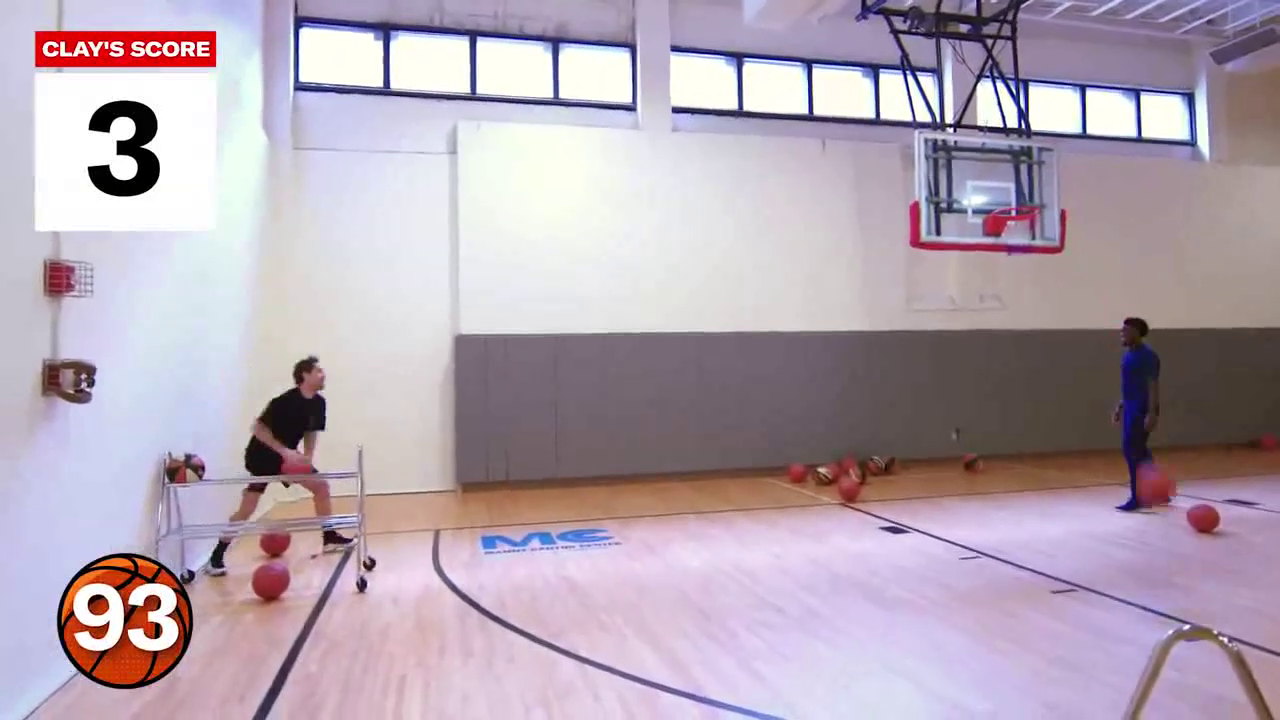
#> input picture frame 23 of shot4.mp4, 1280 x 720 px
$ python ball.py
#> lines starting #> are read from the running program, lines starting #| are printed output that depends on the picture; after the words box and inside, x2 and y2 are one past the last pixel; in counts of white or black regions, pixels touching at a corner belong together
# -*- coding: utf-8 -*-
"""
Created on Sun Jun  6 19:49:38 2021

@author: Julian
"""
import cv2
import numpy as np
import pyttsx3
import matplotlib.pyplot as plt

engine = pyttsx3.init()

# Create a VideoCapture object and read from input file
# If the input is the camera, pass 0 instead of the video file name
cap = cv2.VideoCapture('shot4.mp4')
# tracker = tr.EuclideanDistTracker()
# Read until video is completed
trajectory = traj = np.empty((1, 2), int)
cont = 0
release_angle = -1
scrn_fract = 3


while(cap.isOpened()):
  # Capture frame-by-frame
  ret, frame1 = cap.read()
#> frame1 is the input picture: shape (720, 1280, 3); mean B, G, R 178.7, 166, 180.5
  ret, frame2 = cap.read()
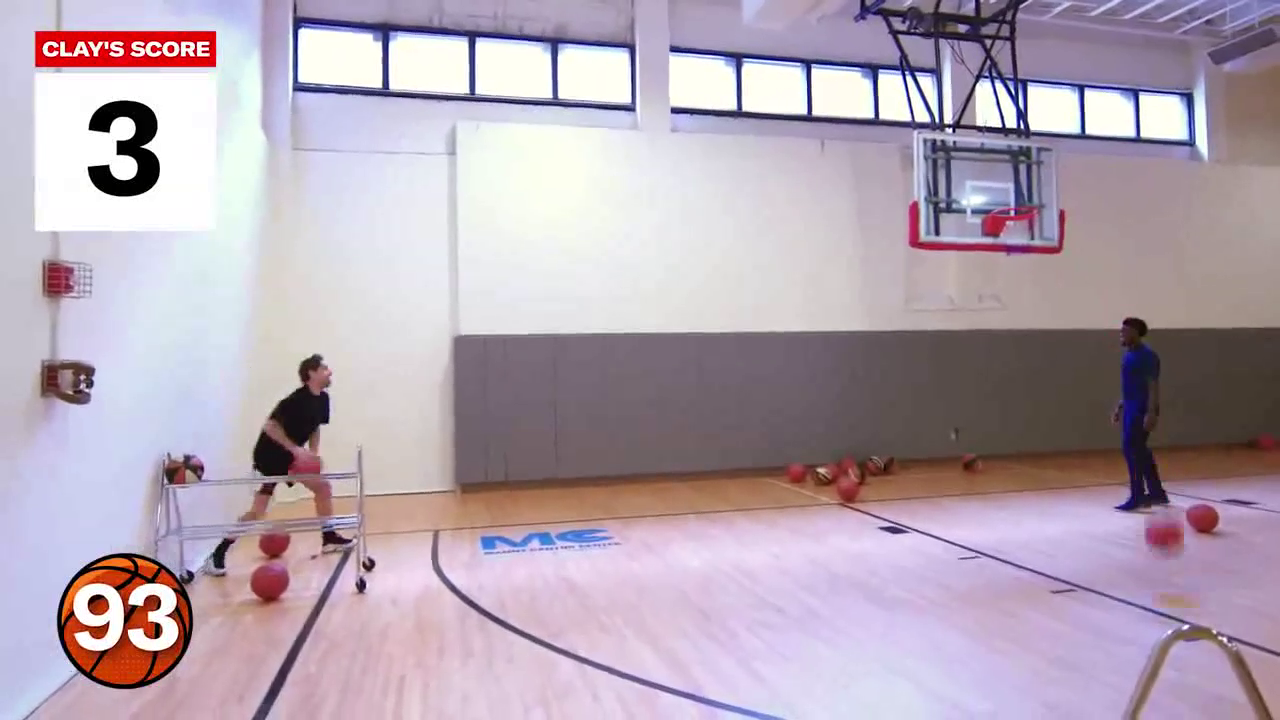
#> input picture frame 24 of shot4.mp4, 1280 x 720 px
#> frame2 is the input picture: shape (720, 1280, 3); mean B, G, R 178.7, 165.9, 180.4


  if ret == True:

    height = frame1.shape[0]
    width  = frame1.shape[1]
    diff = cv2.absdiff(frame1, frame2)
    gray = cv2.cvtColor(diff, cv2.COLOR_BGR2GRAY)
    blur = cv2.GaussianBlur(gray, (5,5), 0)
    _, thresh = cv2.threshold(blur, 20, 255, cv2.THRESH_BINARY)
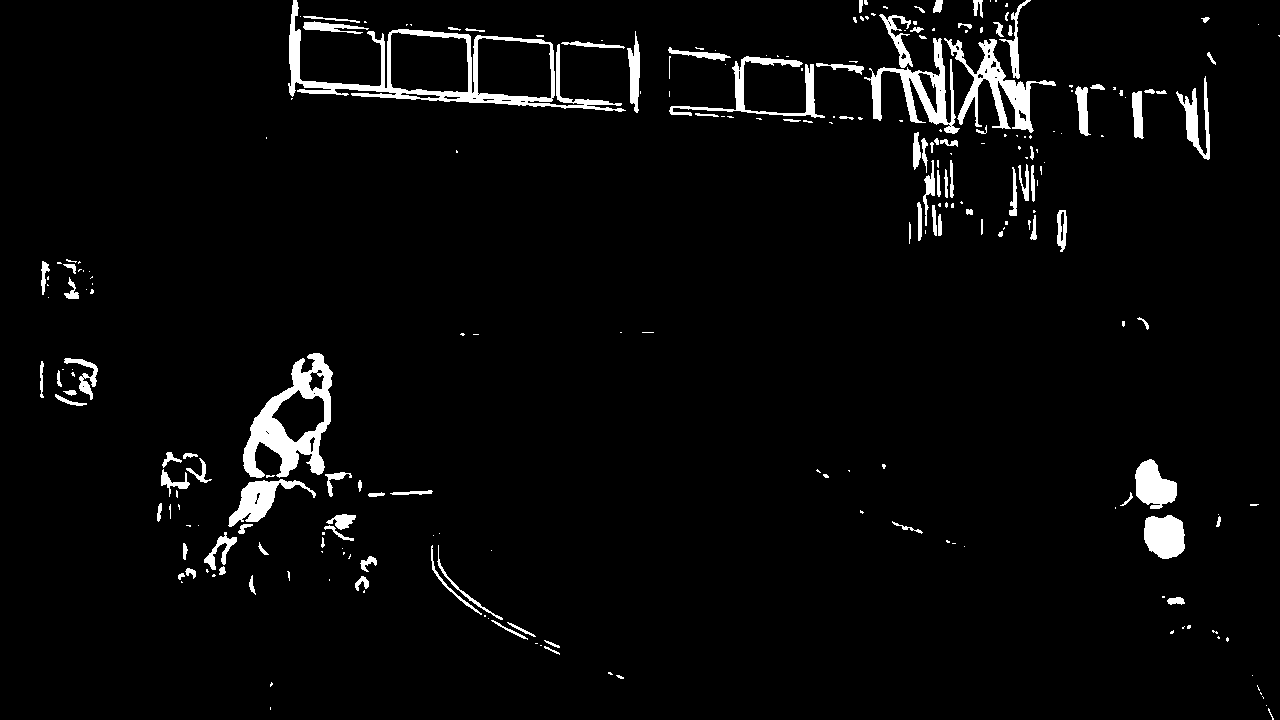
#> thresh: shape (720, 1280); 3.8% white; 251 white regions (147 under 20 px), largest, box (x1, y1, x2, y2) and area: (288, 0, 626, 112) 5488, (243, 353, 333, 478) 4461, (944, 38, 1056, 133) 2764
    dilated = cv2.dilate(thresh, (3,3), iterations=3)
#> dilated: shape (720, 1280); 5.1% white; 187 white regions (70 under 20 px)
    contours, _ = cv2.findContours(dilated, cv2.RETR_TREE, cv2.CHAIN_APPROX_SIMPLE)
#> contours = 256 contours, 160 with area under 20; largest, box (x1, y1, x2, y2) and area: (288, 0, 626, 115) 15732, (228, 353, 333, 537) 8934, (864, 0, 1056, 142) 8380, (390, 34, 469, 93) 4038, (477, 40, 552, 99) 3830
    #cv2.drawContours(frame1, contours, -1, (0, 255, 0), 2)

    cont_prev = cont
    cont = 0
    origin = 0

    for cnt in contours:
        area = cv2.contourArea(cnt)
        if area > 300:
            # cv2.drawContours(frame1, [cnt], -1, (0, 255, 0), 2)
            x, y, w, h = cv2.boundingRect(cnt)
            if y < (height/scrn_fract):
                cont = cont + 1
                centerx = int(x + w/2)
                centery = int(y + h/2)
                centery_aux = height-int(y + h/2)
                cv2.rectangle(frame1, (x,y), (x+w, y+h), (0,255,0), 3)
                trajectory = np.append(trajectory, np.array([[centerx,centery]]), axis=0)
                traj  = np.append(traj, np.array([[centerx,centery_aux]]), axis=0)
                j = traj.shape[0]-1
                angle = np.rad2deg(np.arctan2(traj[j,1] - traj[j-2,1], traj[j,0] - traj[j-2,0]))
                angle = int(angle)
#> this loop made 256 passes
#> (area, x, y, w, h, centerx, centery, centery_aux) on pass 135: (328, 1057, 210, 10, 45, 1062, 232, 488)
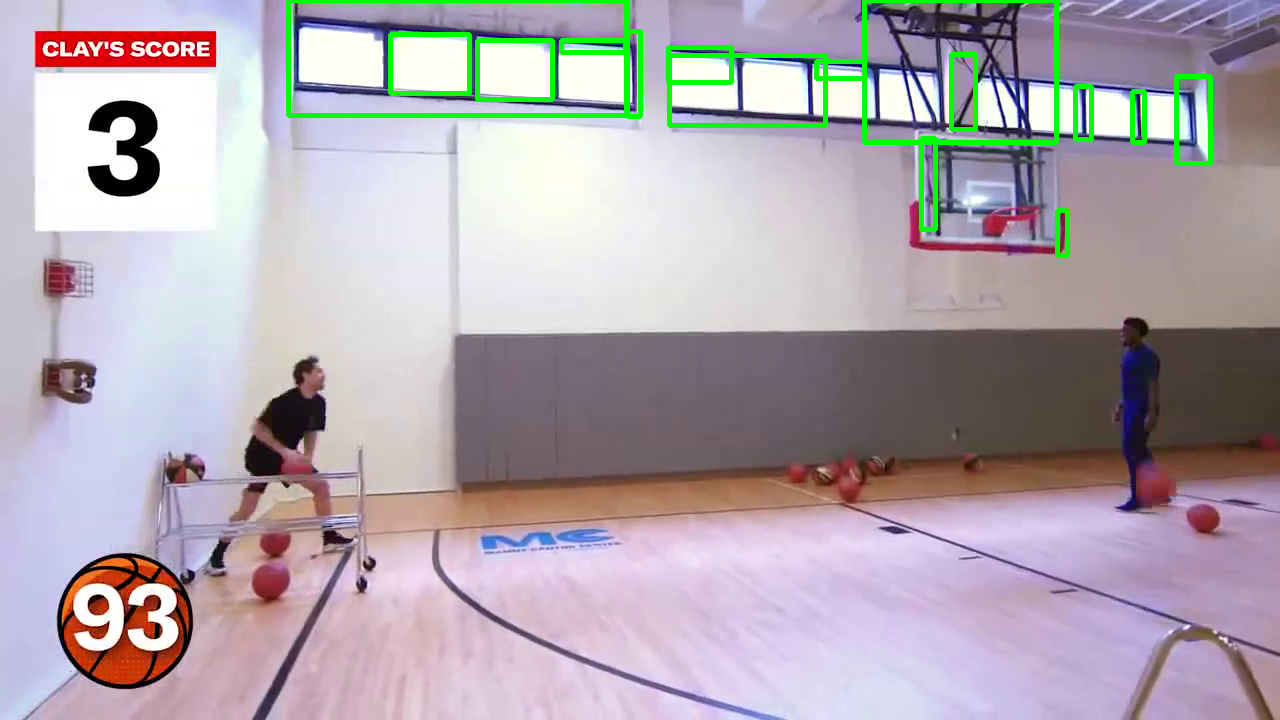
#> frame1: shape (720, 1280, 3); 2.1% of pixels changed, all inside (x1, y1, x2, y2) = (286, 0, 1213, 258)
#> after the loop, cont = 15; traj = 16 rows, first 8: [1408461292412748579, -586900655260413324], [1062, 488], [928, 537], [1138, 604], [1083, 608], [1193, 601], [840, 651], [747, 630]; trajectory = 16 rows, first 8: [1408461292412748579, -586900655260413324], [1062, 232], [928, 183], [1138, 116], [1083, 112], [1193, 119], [840, 69], [747, 90]

                # frame1 = cv2.putText(frame1, str(angle), (50,50), cv2.FONT_HERSHEY_SIMPLEX, 1, (0,255,0), 2, cv2.LINE_AA)
                # print(cont_prev, cont, angle)


    print (cont_prev, cont)
#| 0 15
    if cont == 2 and cont_prev == 1 and release_angle == -1:
        if angle < 90: release_angle = angle
        else: release_angle = 180 - angle
        engine.say(str(release_angle))
        engine.runAndWait()


    if cont == 0 and cont_prev == 1:
        trajectory = traj = np.empty((1, 2), int)
        release_angle = -1


    if release_angle >= 0:
      frame1 = cv2.putText(frame1, 'RELEASE ANGLE = ' + str(release_angle), (50,50), cv2.FONT_HERSHEY_SIMPLEX, 1, (0,255,0), 2, cv2.LINE_AA)

    for i in range(1, trajectory.shape[0]-1):
        cv2.line(frame1, (trajectory[i,0],trajectory[i,1]), (trajectory[i+1,0], trajectory[i+1,1]), (0,255,0), 3)
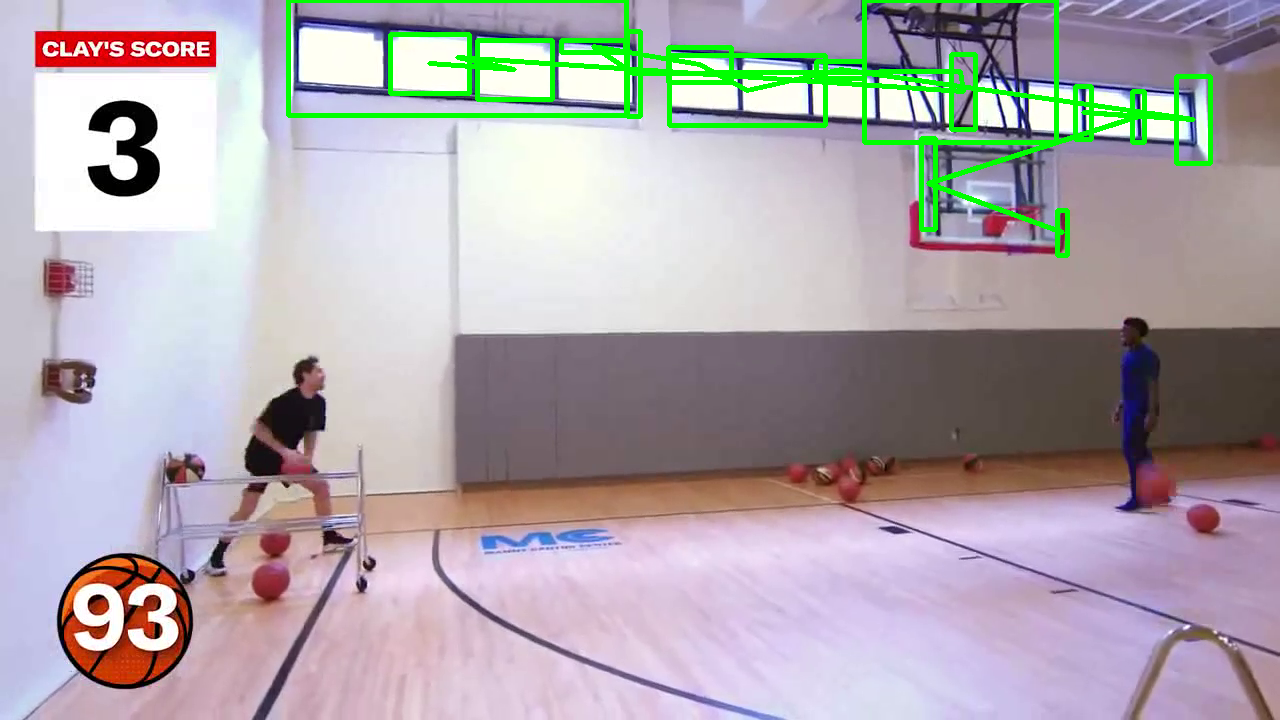
#> frame1: shape (720, 1280, 3); 0.9% of pixels changed, all inside (x1, y1, x2, y2) = (427, 44, 1196, 235)
    #print(number)


    cv2.imshow('Frame',frame1)
    cv2.imshow('Threshold', thresh)

    # Press Q on keyboard to  exit
    key = cv2.waitKey(30)
#> (key q is pressed here)
    if key == ord('q'):
        break
    if key == ord('p'):
        cv2.waitKey(-1) #wait until any key is pressed
  # Break the loop
  else:
    break


# [11 lines of commented-out code are left out]
engine.stop()
#> (this line was passed over: pyttsx3 is not available in this run)
cap.release()
# Closes all the frames
cv2.destroyAllWindows()

$ run again, starting later in the video
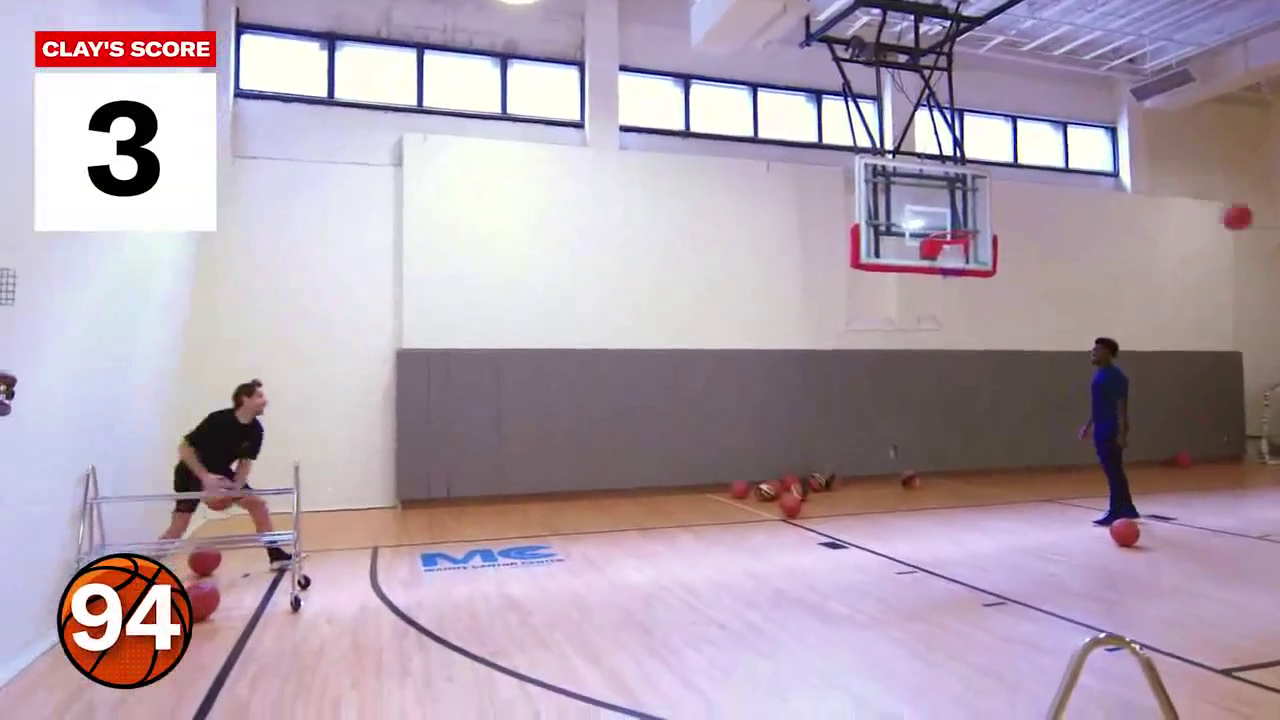
#> input picture frame 104 of shot4.mp4, 1280 x 720 px
#> frame1 is the input picture: shape (720, 1280, 3); mean B, G, R 175.4, 162.3, 178
#> `_, thresh = cv2.threshold(blur, 20, 255, cv2.THRESH_BINARY)`:
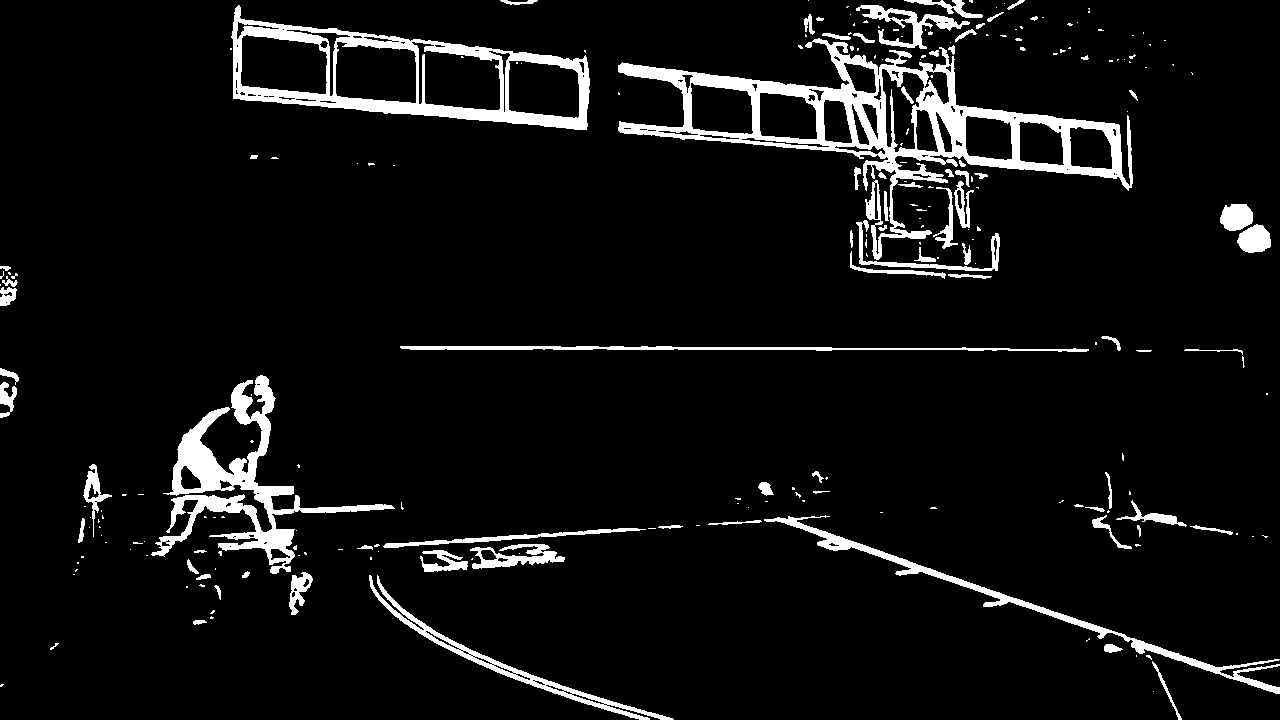
#> thresh: shape (720, 1280); 6.7% white; 236 white regions (157 under 20 px), largest, box (x1, y1, x2, y2) and area: (618, 38, 1133, 260) 18745, (231, 5, 590, 130) 10155, (151, 375, 395, 574) 9340
#> dilated: shape (720, 1280); 9.3% white; 166 white regions (75 under 20 px)
#> contours = 299 contours, 171 with area under 20; largest, box (x1, y1, x2, y2) and area: (618, 32, 1133, 282) 42266, (231, 5, 590, 133) 27602, (151, 375, 395, 577) 12250, (764, 515, 1280, 697) 5560, (240, 37, 328, 95) 4048
#> the loop `for cnt in contours:` made 299 passes
#> (area, x, y, w, h, centerx, centery, centery_aux) on pass 141: (1546, 1220, 204, 51, 52, 1245, 230, 490)
#> after the loop `for cnt in contours:`: cont = 24; traj = 25 pairs, first value 284 to 1408461292412748579, second value -586900655260413324 to 694; trajectory = 25 pairs, first value 284 to 1408461292412748579, second value -586900655260413324 to 251
#| 0 24
#> after the loop `for i in range(1, trajectory.shape[0]-1):`:
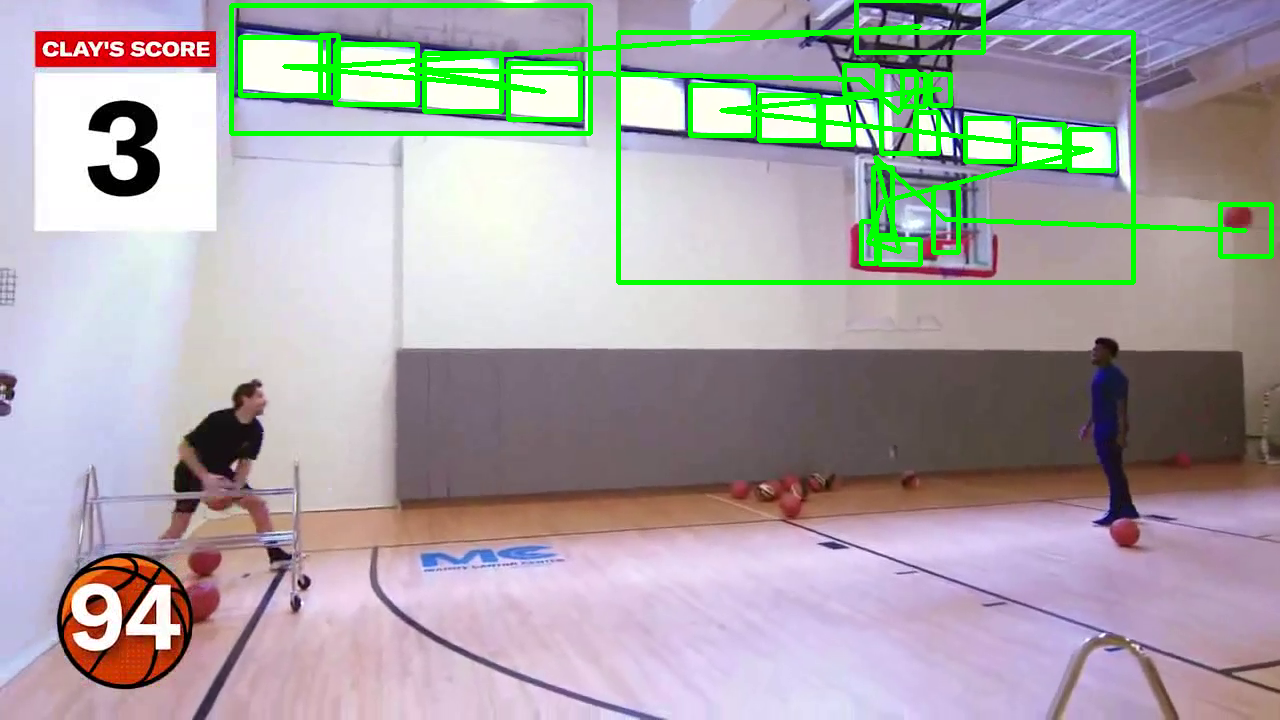
#> frame1: shape (720, 1280, 3); mean B, G, R 166.8, 166.8, 170.1
